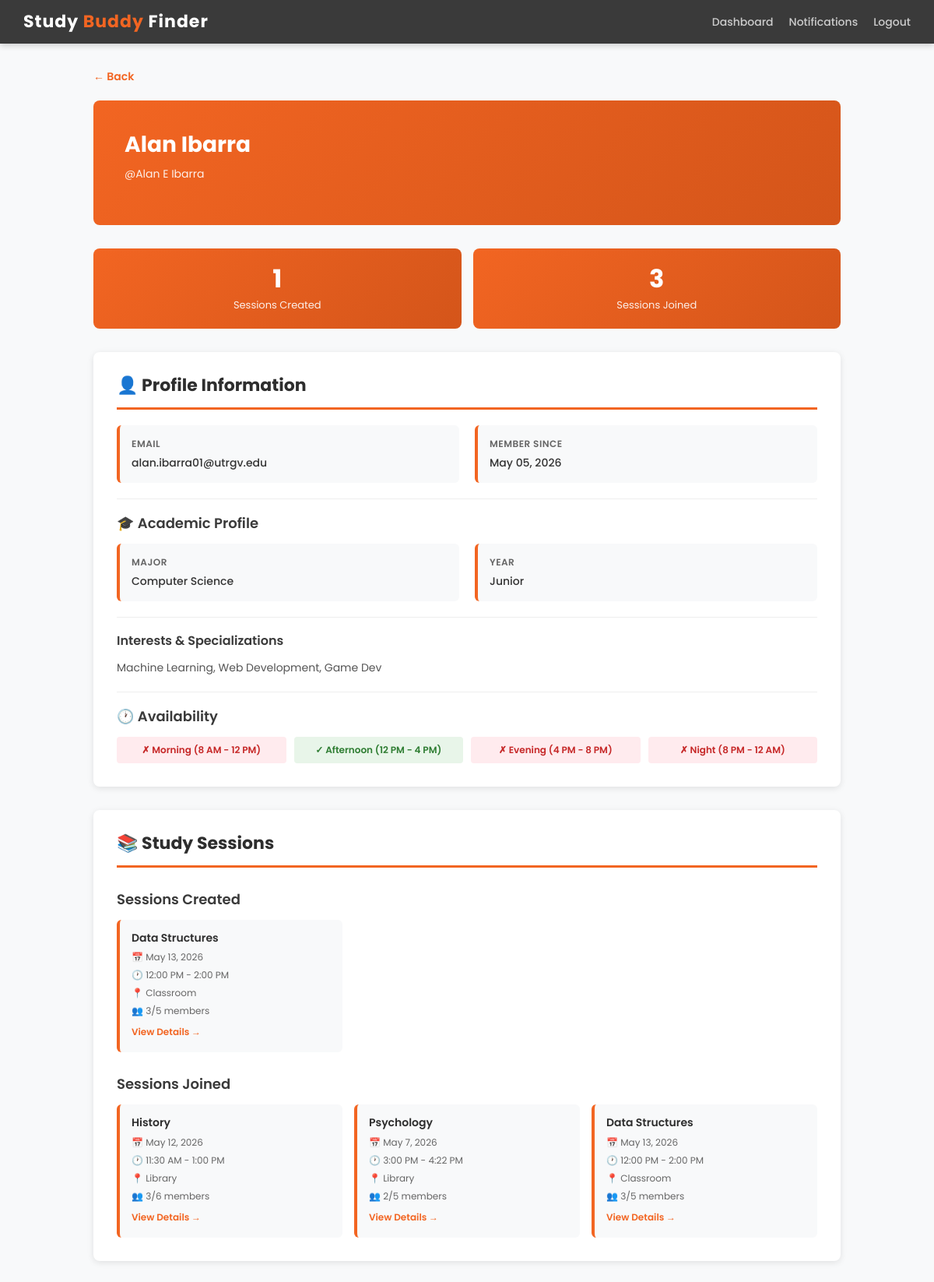
The page /user/4/ (signed in) on the database its author committed.
### testApp/models.py (models this page shows, shortened)
class UserProfile(models.Model):
    user = models.OneToOneField(User, on_delete=models.CASCADE, related_name='profile')
    major = models.CharField(max_length=100, blank=True, null=True)
    year = models.CharField(max_length=20, choices=YEAR_CHOICES, blank=True, null=True)
    interests = models.TextField(help_text="Comma-separated list of interests", blank=True, null=True)
    availability_morning = models.BooleanField(default=True)  # 8 AM - 12 PM
    availability_afternoon = models.BooleanField(default=True)  # 12 PM - 4 PM
    availability_evening = models.BooleanField(default=True)  # 4 PM - 8 PM
    availability_night = models.BooleanField(default=False)  # 8 PM - 12 AM
    bio = models.TextField(blank=True, null=True)
    created_at = models.DateTimeField(auto_now_add=True)
    updated_at = models.DateTimeField(auto_now=True)

class StudySession(models.Model):
    LOCATION_CHOICES = [
        ('Library', 'Library'),
        ('Student Center', 'Student Center'),
        ('Cafe', 'Cafe'),
        ('Dormitory', 'Dormitory'),
        ('Classroom', 'Classroom'),
        ('Online', 'Online'),
        ('Other', 'Other'),
    ]
    creator = models.ForeignKey(User, on_delete=models.CASCADE, related_name='created_sessions')
    course_name = models.CharField(max_length=200)
    course_code = models.CharField(max_length=50, blank=True, null=True)
    description = models.TextField()
    location = models.CharField(max_length=100, choices=LOCATION_CHOICES)
    other_location = models.CharField(max_length=200, blank=True, null=True, help_text="Specify if location is 'Other'")
    date = models.DateField()
    start_time = models.TimeField()
    end_time = models.TimeField()
    max_capacity = models.IntegerField(default=5, validators=[MinValueValidator(1), MaxValueValidator(100)])
    current_members = models.ManyToManyField(User, through='SessionMembership', related_name='joined_sessions')
    subject_tags = models.CharField(max_length=200, blank=True, null=True, help_text="Comma-separated tags")
    created_at = models.DateTimeField(auto_now_add=True)
    updated_at = models.DateTimeField(auto_now=True)
    is_active = models.BooleanField(default=True)
    class Meta:
        ordering = ['-created_at']
    def get_member_count(self):
        return self.current_members.count()

### testApp/views.py (the view)
# urls.py: path('user/<int:user_id>/', views.view_user_profile, name='view_user_profile'),
@login_required(login_url='login')
def view_user_profile(request, user_id):
    target_user = get_object_or_404(User, pk=user_id)
    try:
        user_profile = target_user.profile
    except UserProfile.DoesNotExist:
        user_profile = UserProfile.objects.create(user=target_user)
    created_sessions = target_user.created_sessions.filter(is_active=True)
    joined_sessions = target_user.joined_sessions.filter(is_active=True)
    context = {
        'profile_user': target_user,
        'user_profile': user_profile,
        'created_sessions': created_sessions,
        'joined_sessions': joined_sessions,
        'is_own_profile': target_user == request.user,
    }
    return render(request, 'view_user_profile.html', context)

### testApp/templates/view_user_profile.html (shortened to what this page needs)
<!DOCTYPE html>
<html>
<head>
    <link href="https://cdn.jsdelivr.net/npm/bootstrap@5.1.3/dist/css/bootstrap.min.css" rel="stylesheet">
</head>
<body>
    <div class="navbar">
        <h1>Study <span>Buddy</span> Finder</h1>
        <div class="navbar-links">
            <a href="{% url 'dashboard' %}">Dashboard</a>
            <a href="{% url 'notifications' %}">Notifications</a>
            <a href="{% url 'logout' %}">Logout</a>
        </div>
    </div>
    <div class="container-main">
        <a href="javascript:history.back()" class="back-button">← Back</a>
        <div class="profile-header">
            <h1>{{ profile_user.get_full_name|default:profile_user.username }}</h1>
            <div class="username">@{{ profile_user.username }}</div>
        </div>
        <div class="stats-grid">
            <div class="stat-card">
                <h3>{{ created_sessions.count }}</h3>
                <p>Sessions Created</p>
            </div>
            <div class="stat-card">
                <h3>{{ joined_sessions.count }}</h3>
                <p>Sessions Joined</p>
            </div>
        </div>
        <div class="profile-section">
            <h2 class="section-title">👤 Profile Information</h2>
            <div class="info-row">
                <div class="info-item">
                    <div class="info-item-label">Email</div>
                    <div class="info-item-value">{{ profile_user.email }}</div>
                </div>
                <div class="info-item">
                    <div class="info-item-label">Member Since</div>
                    <div class="info-item-value">{{ profile_user.date_joined|date:"M d, Y" }}</div>
                </div>
            </div>
            <div class="divider"></div>
            <h3 style="font-size: 18px; font-weight: 600; margin: 20px 0 15px 0; color: #3a3a3a;">🎓 Academic Profile</h3>
            <div class="info-row">
                {% if user_profile.major %}
                    <div class="info-item">
                        <div class="info-item-label">Major</div>
                        <div class="info-item-value">{{ user_profile.major }}</div>
                    </div>
                {% endif %}
                {% if user_profile.year %}
                    <div class="info-item">
                        <div class="info-item-label">Year</div>
                        <div class="info-item-value">{{ user_profile.year }}</div>
                    </div>
                {% endif %}
            </div>
            {% if user_profile.interests %}
                <div class="divider"></div>
                <h3 style="font-size: 16px; font-weight: 600; margin: 15px 0; color: #3a3a3a;">Interests & Specializations</h3>
                <p style="font-size: 14px; color: #555;">{{ user_profile.interests }}</p>
            {% endif %}
            <div class="divider"></div>
            <h3 style="font-size: 18px; font-weight: 600; margin: 20px 0 15px 0; color: #3a3a3a;">🕐 Availability</h3>
            <div class="availability-list">
                <div class="availability-badge {% if not user_profile.availability_morning %}unavailable{% endif %}">
                    {% if user_profile.availability_morning %}✓{% else %}✗{% endif %} Morning (8 AM - 12 PM)
                </div>
                <div class="availability-badge {% if not user_profile.availability_afternoon %}unavailable{% endif %}">
                    {% if user_profile.availability_afternoon %}✓{% else %}✗{% endif %} Afternoon (12 PM - 4 PM)
                </div>
                <div class="availability-badge {% if not user_profile.availability_evening %}unavailable{% endif %}">
                    {% if user_profile.availability_evening %}✓{% else %}✗{% endif %} Evening (4 PM - 8 PM)
                </div>
                <div class="availability-badge {% if not user_profile.availability_night %}unavailable{% endif %}">
                    {% if user_profile.availability_night %}✓{% else %}✗{% endif %} Night (8 PM - 12 AM)
                </div>
            </div>
        </div>
        {% if created_sessions or joined_sessions %}
            <div class="profile-section">
                <h2 class="section-title">📚 Study Sessions</h2>
                {% if created_sessions %}
                    <div class="sessions-preview">
                        <h3>Sessions Created</h3>
                        {% if created_sessions %}
                            <div class="session-list">
                                {% for session in created_sessions %}
                                    <div class="session-item">
                                        <h4>{{ session.course_name }}</h4>
                                        <p><strong>📅</strong> {{ session.date }}</p>
                                        <p><strong>🕐</strong> {{ session.start_time|time:"g:i A" }} - {{ session.end_time|time:"g:i A" }}</p>
                                        <p><strong>📍</strong> {{ session.location }}</p>
                                        <p><strong>👥</strong> {{ session.get_member_count }}/{{ session.max_capacity }} members</p>
                                        <a href="{% url 'session_detail' session.pk %}" style="color: #F26522; font-weight: 600; text-decoration: none; font-size: 12px;">View Details →</a>
                                    </div>
                                {% endfor %}
                            </div>
                        {% else %}
                            <div class="empty-message">No sessions created yet</div>
                        {% endif %}
                    </div>
                {% endif %}
                {% if joined_sessions %}
                    <div class="sessions-preview">
                        <h3>Sessions Joined</h3>
                        {% if joined_sessions %}
                            <div class="session-list">
                                {% for session in joined_sessions %}
                                    <div class="session-item">
                                        <h4>{{ session.course_name }}</h4>
                                        <p><strong>📅</strong> {{ session.date }}</p>
                                        <p><strong>🕐</strong> {{ session.start_time|time:"g:i A" }} - {{ session.end_time|time:"g:i A" }}</p>
                                        <p><strong>📍</strong> {{ session.location }}</p>
                                        <p><strong>👥</strong> {{ session.get_member_count }}/{{ session.max_capacity }} members</p>
                                        <a href="{% url 'session_detail' session.pk %}" style="color: #F26522; font-weight: 600; text-decoration: none; font-size: 12px;">View Details →</a>
                                    </div>
                                {% endfor %}
                            </div>
                        {% else %}
                            <div class="empty-message">No sessions joined yet</div>
                        {% endif %}
                    </div>
                {% endif %}
            </div>
        {% endif %}
    </div>
</body>
</html>

### testApp/templates/view_user_profile.html (style rules this page uses)
* { margin: 0; padding: 0; box-sizing: border-box; }
body { font-family: 'Poppins', sans-serif; background-color: #f8f9fa; color: #333; }
.navbar { background-color: #3a3a3a; padding: 15px 30px; display: flex; justify-content: space-between; align-items: center; box-shadow: 0 2px 8px rgba(0,0,0,0.2); }
.navbar h1 { color: white; font-size: 22px; font-weight: 700; letter-spacing: 1px; margin: 0; }
.navbar h1 span { color: #F26522; }
.navbar-links { display: flex; gap: 20px; align-items: center; }
.navbar a { color: #ccc; text-decoration: none; font-size: 14px; font-weight: 500; }
.container-main { max-width: 1000px; margin: 30px auto; padding: 0 20px; }
.back-button { display: inline-block; margin-bottom: 20px; color: #F26522; text-decoration: none; font-weight: 600; font-size: 14px; }
.profile-header { background: linear-gradient(135deg, #F26522 0%, #d4551a 100%); color: white; padding: 40px; border-radius: 8px; margin-bottom: 30px; }
.profile-header h1 { font-size: 28px; font-weight: 700; margin: 0 0 10px 0; }
.profile-header .username { font-size: 14px; opacity: 0.9; margin-bottom: 15px; }
.profile-section { background: white; padding: 30px; border-radius: 8px; box-shadow: 0 2px 8px rgba(0,0,0,0.1); margin-bottom: 30px; }
.section-title { font-size: 22px; font-weight: 700; color: #2e2e2e; margin-bottom: 20px; padding-bottom: 15px; border-bottom: 3px solid #F26522; }
.info-row { display: grid; grid-template-columns: repeat(auto-fit, minmax(250px, 1fr)); gap: 20px; margin-bottom: 20px; }
.info-item { padding: 15px; background: #f8f9fa; border-radius: 6px; border-left: 4px solid #F26522; }
.info-item-label { font-size: 12px; font-weight: 600; color: #666; text-transform: uppercase; letter-spacing: 0.5px; margin-bottom: 5px; }
.info-item-value { font-size: 14px; color: #333; font-weight: 500; }
.stats-grid { display: grid; grid-template-columns: repeat(auto-fit, minmax(150px, 1fr)); gap: 15px; margin-bottom: 30px; }
.stat-card { background: linear-gradient(135deg, #F26522 0%, #d4551a 100%); color: white; padding: 20px; border-radius: 8px; text-align: center; }
.stat-card h3 { font-size: 32px; margin: 0; font-weight: 700; }
.stat-card p { margin: 5px 0 0 0; font-size: 13px; opacity: 0.9; }
.sessions-preview { margin-top: 30px; }
.sessions-preview h3 { font-size: 18px; font-weight: 600; margin-bottom: 15px; color: #3a3a3a; }
.session-list { display: grid; grid-template-columns: repeat(auto-fill, minmax(250px, 1fr)); gap: 15px; }
.session-item { background: #f8f9fa; padding: 15px; border-radius: 6px; border-left: 4px solid #F26522; }
.session-item h4 { font-size: 14px; font-weight: 600; margin: 0 0 8px 0; color: #2e2e2e; }
.session-item p { font-size: 12px; color: #666; margin: 5px 0; }
.divider { height: 1px; background: #eee; margin: 20px 0; }
.availability-list { display: grid; grid-template-columns: repeat(auto-fit, minmax(150px, 1fr)); gap: 10px; margin-top: 10px; }
.availability-badge { background: #e8f5e9; color: #2e7d32; padding: 8px 12px; border-radius: 4px; font-size: 12px; font-weight: 600; text-align: center; }
.availability-badge.unavailable { background: #ffebee; color: #c62828; }

### rows shown on the page
UserProfile: major "Computer Science", year "Junior", interests "Machine Learning, Web Development, Game Dev"
StudySession: course_name "Data Structures", date "May 13, 2026", start_time "12:00 PM", end_time "2:00 PM", location "Classroom", get_member_count "3", max_capacity "5"
StudySession: course_name "History", date "May 12, 2026", start_time "11:30 AM", end_time "1:00 PM", location "Library", get_member_count "3", max_capacity "6"
StudySession: course_name "Psychology", date "May 7, 2026", start_time "3:00 PM", end_time "4:22 PM", location "Library", get_member_count "2", max_capacity "5"

### other values the page prints
{{ profile_user.get_full_name|default:profile_user.username }} "Alan Ibarra"
{{ profile_user.username }} "Alan E Ibarra"
{{ created_sessions.count }} "1"
{{ joined_sessions.count }} "3"
{{ profile_user.email }} "alan.ibarra01@utrgv.edu"
{{ profile_user.date_joined|date:"M d, Y" }} "May 05, 2026"
